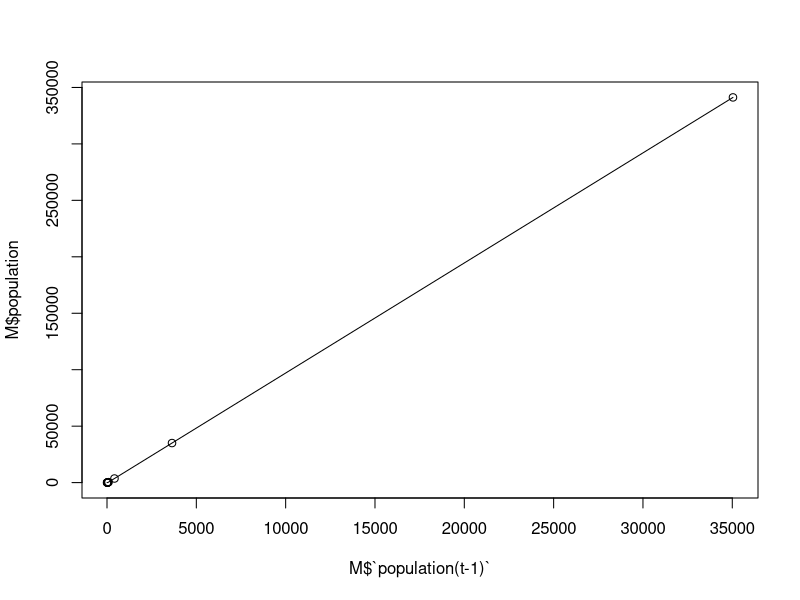
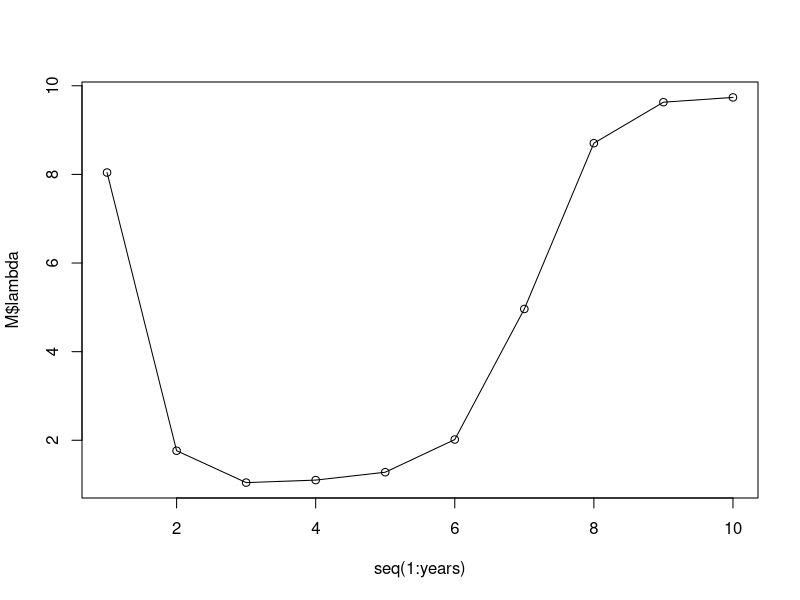
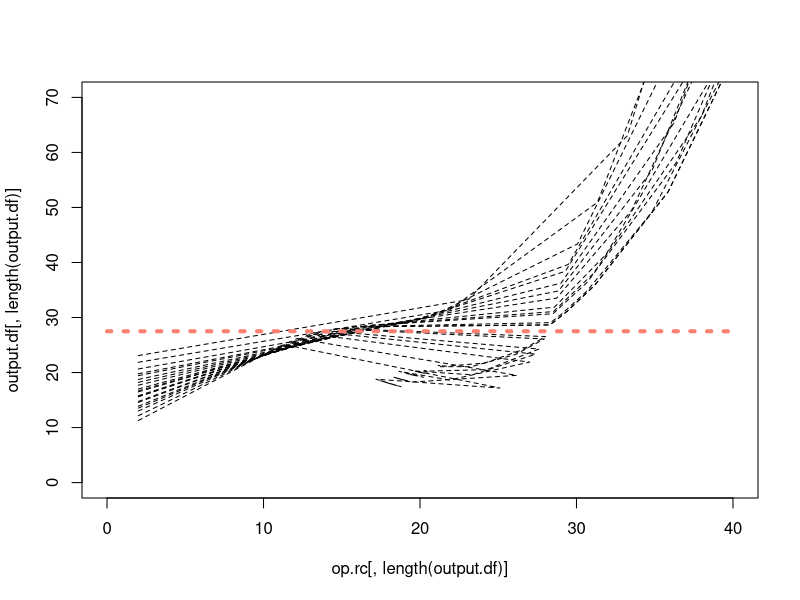
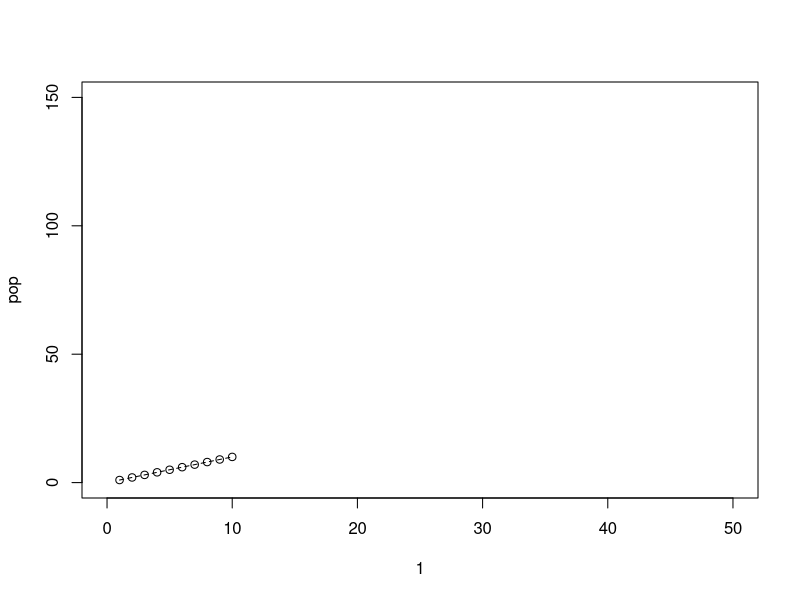
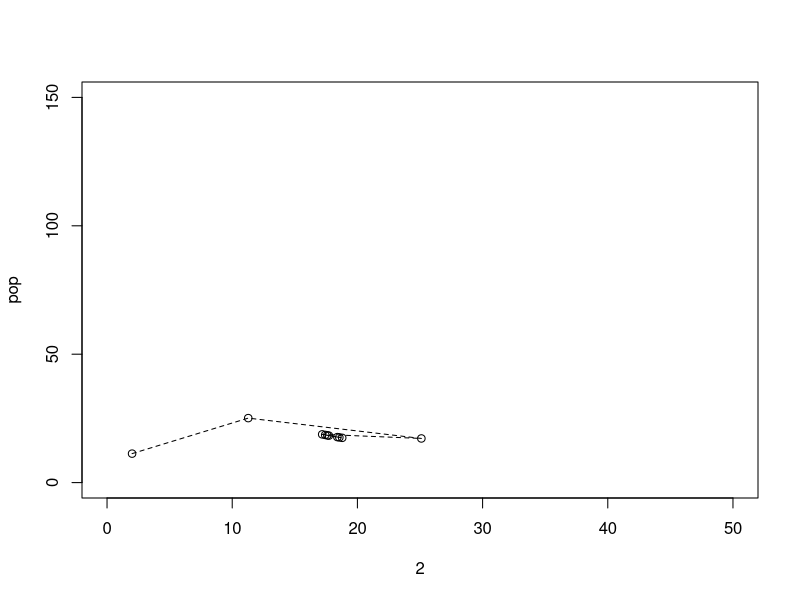
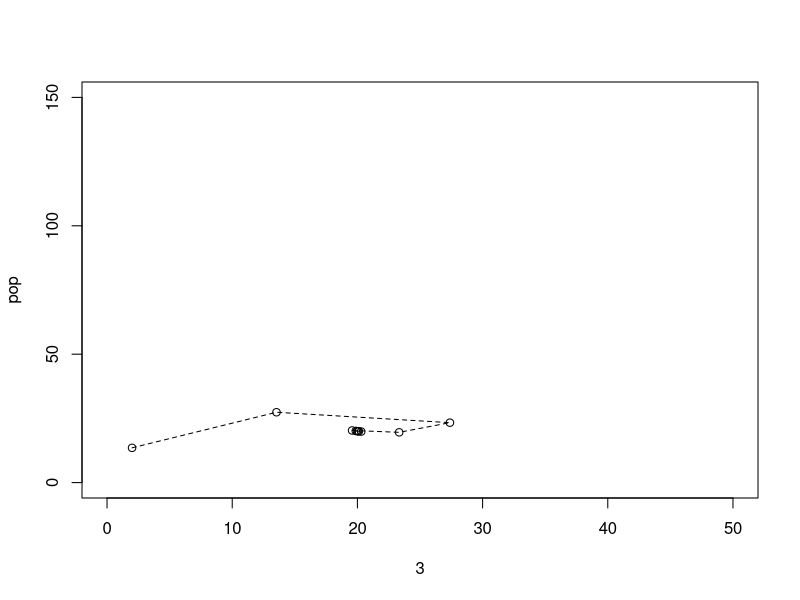
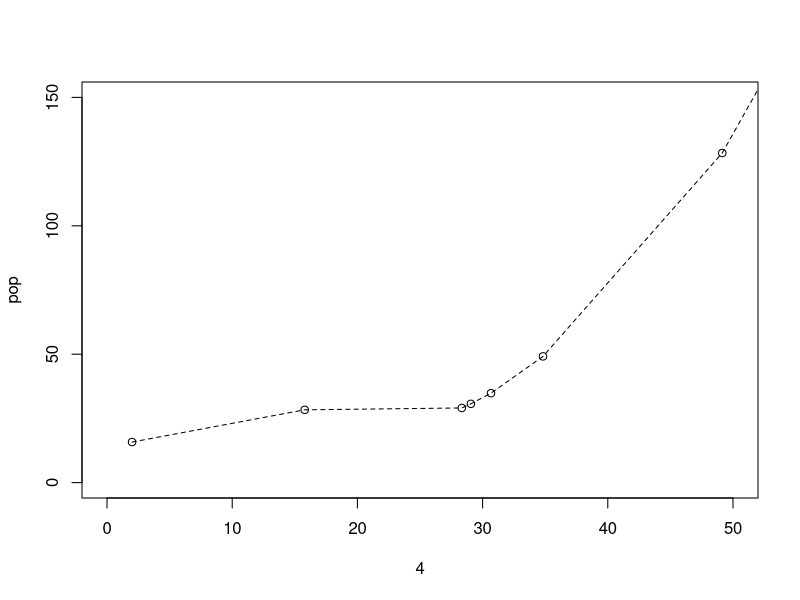
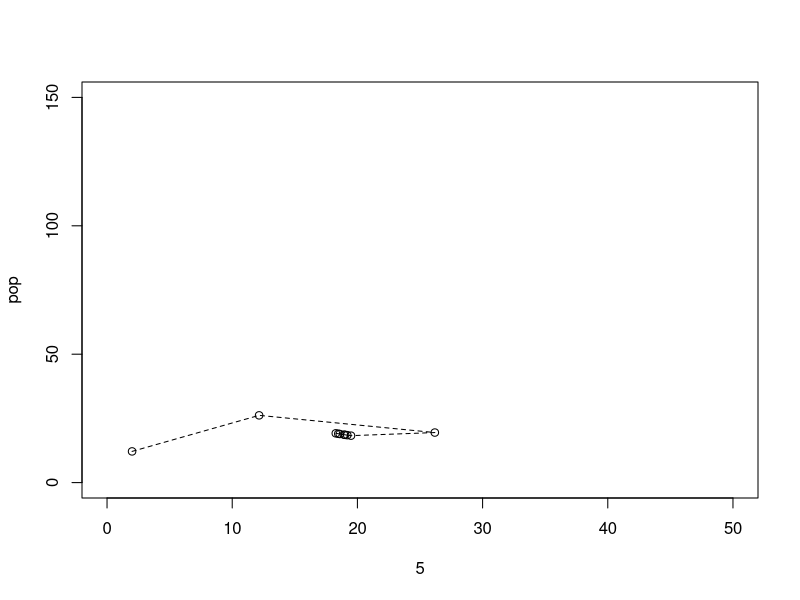

Source code (R) for these figures, in order: (Note: this script raises an error after producing the figures.)
#Try to make a simpilfied script to look at reqruitmentcurves for the different 'r' values
###############
##############
#################


####################

library(ggplot2)


#Model function
#MODEL:
# N(t+1) = Nt * r (r = sexratio * survival * fecundity)



years=10 #set number of years (same as in function)

sawfly.model<-function(Btrees=0.5,
                       SlarvaeC=0.6,
                       years=10,
                       DC=0.05,
                       FecundityC=79,
                       biasB=0.5){
  N<-2 #Initial population density (cocoons per m2)
  #SlarvaeB<-0.42 #Survival of larvae on browsed trees
  Ctrees<-(1-Btrees)
  sexratio<-0.50 #Survival of larvae on control trees
  Bfec<-0 #Proportion of sawflies that fed on browsed trees as larvae in previous generation - have fecundity from browsed trees
  Cfec<-1
  biasC<-(1-biasB)
  FecundityB<-FecundityC*1.09 #Fecundity of females reared on browsed trees (9% higher than controls), 15% if we use clipped
  Sbackground<-0.5 #Adult survival 
  Seggs<-0.9 #Egg survival
  SlarvaeB=SlarvaeC*0.8 #Surival of larvae on browsed trees
  #Try with SlarvaeB = rnorm(1, mean, sd) [and same for fecundity values etc.]
  
  #Make population value and lamda value matrices
  population<-numeric(years)#Nt+1 matrix
  pop<-numeric(years)#Nt matrix
  lambda<-numeric(years) #Lambda matrix (Lambda=Nt+1/Nt)
  ingestion<-numeric(years)
  
  
  for(j in 1:years){
    pop[j]<-N #number of pupae at time t
    s.pupae<-1-(45*(N/(625+(N^2)))) #density dependent survival of pupae (based on Larsson et al 2000, Hanski 1987)
    N<-N*s.pupae #Basically number of adults at time t
    #N<-N*s.adult #adult survival (from Olofsson or other study?)
    #If we could incorporate female choice we should do it here
    
    N<-N*Sbackground #number of adults after effects of background survival (mortality of adults)
    
    #The female choice should go here I think
    #N is nb of adults after background survival
    #NF<-N*sexratio #Number of females
    #NFC<-NF*Cfec #Number of females with c-fecundity
    #NFB<-NF*Bfec #Number of females with b-fecundity
    #Not sure what these 3 lines above are for... 
    
    
    
    
    #Old way (w/o the choice module):
    NB.eggs<-N*Bfec*FecundityB*sexratio #Number of eggs laid by females with FecundityB
    NC.eggs<-N*Cfec*FecundityC*sexratio #Number of eggs laid by females with FecundityC
    N.eggs<-NB.eggs+NC.eggs #number of eggs
    NB<-N.eggs*Btrees #Number of eggs on browsed trees
    NC<-N.eggs*Ctrees #Number of eggs on control trees
    
    #trial with density dependent DC (egg ingestion)
    
    #if we exchange alfo for DC we can explore similar to before different levels of max DC but with the d-d function
    #alfo<-0.2 #Maximum value of e.ingest (0.2 is 20%)
    #beto<-50
    #e.ingest=(DC*NB^2)/(beto^2+NB^2)
    
    #NB<-NB - e.ingest*NB
    
    NB<-NB - DC*NB #Number of eggs on browsed trees after direct consumptive effects
    
    
    NC<-NC #No DC effects on control trees
    
    NB.larvae<-NB*Seggs #other survival effects on eggs (independent of browsing) --> nb of larvae
    NC.larvae<-NC*Seggs #other survival effects on eggs (independent of browsing) --> nb of larvae
    
    NB<-NB.larvae*SlarvaeB #survivl of larvae on browsed trees -> nb of cocoons produced from browsed trees
    NC<-NC.larvae*SlarvaeC #survival of larvae on control trees -> nb of cocoons produced from control trees
    
    
    N<-NB+NC #Number of pupae at t+1 
    
    
    Bfec<-(NB)/N #the prop of individuals that have been reared on browsed trees 
    Cfec<-(NC)/N #the prop of individuals that have been reared on control trees 
    #Prop of induced trees (random), this can be varied to only be within a certain range or have a set value
    #Btrees<-runif(1,0,1) #Prop of trees getting browsed during winter, could be random or fixed 
    #Ctrees<-(1-Btrees)
    population[j]<-N
    lambda[j]<-(population[j]/pop[j])
    #ingestion[j]<-e.ingest
  }
  output<-list("params" = c("Btrees"=Btrees,"DC"=DC,"SlarvaeC"=SlarvaeC,"FecundityC"=FecundityC,"biasB"=biasB),"population"=population,"population(t-1)"=pop,"lambda"=lambda,"ingestion"=ingestion)
  return(output)
}


M<-sawfly.model()
M
#Plot reqruitment curves
plot(M$`population(t-1)`,M$population)
lines(M$`population(t-1)`,M$population)

#Plot lambda over the years 
plot(seq(1:years),M$lambda)
lines(seq(1:years),M$lambda)


Btrees <- seq (from=0.5, to=0.5, by=0.1)
DC <- seq(from=0, to=0, by=0.05)
SlarvaeC<-seq(from=0.5,to=0.70,by=0.1)
FecundityC<-seq(from=65, to=95, by=5)
biasB<-seq(from=0.5,to=0.5,by=0.25)



#difference between control and browsed survival from our experiment:
#10 "procentenheter". (47% vs 37%)
#What happens if we use the 'effect size' in the model SlarvaeB is 10% lower than SlarveC


# make a data.frame with every combination of those parameters
param.args <- expand.grid(Btrees = Btrees, DC=DC, SlarvaeC=SlarvaeC, FecundityC=FecundityC,biasB=biasB)


# using apply, iterate across every row and pass the row values as the arguments to the tmii.func
output.list <- apply(param.args,1,function(params)sawfly.model(Btrees=params[1],DC=params[2],SlarvaeC=params[3],FecundityC=params[4],biasB=params[5]))

param.args$run <- paste0("run_", seq_along(param.args[,1])) 
#output.df <-data.frame((matrix(ncol = length(output.list), nrow = years)))

output.df <- data.frame("Step"=seq(from=1, to=years, by=1))
for (i in 1:length(output.list)){
  output.df[i+1] <- output.list[[i]]$population
  colnames(output.df)[i+1] <- paste0("run_",i)
}


###Create an output with population at t - 1. 

op.rc<-data.frame("Step"=seq(from=1,to=years,by=1))
for(i in 1:length(output.list)){
  op.rc[i+1]<-output.list[[i]]$`population(t-1)`
  colnames(op.rc)[i+1]<-paste0("run_",i)
}

#Combine t and t -1 outputs (to be able to plot it in ggplot):

#New try
newP<- reshape2::melt (output.df, id="Step")
newR<-reshape2::melt (op.rc, id="Step")

new.out<-data.frame(newP,newR)
new.out

###Create an output with lambda

op.lambda<-data.frame("Step"=seq(from=1,to=years,by=1))
for(i in 1:length(output.list)){
  op.lambda[i+1]<-output.list[[i]]$lambda
  colnames(op.lambda)[i+1]<-paste0("run_",i)
}


length(output.df)
#Make a loop to plot all reqruitment curves (?)
plot(op.rc[,length(output.df)],output.df[,length(output.df)],type="n",ylim=c(0,70),xlim=c(0,40))

for(i in 2:length(output.df)){
  lines(op.rc[,i],output.df[,i],lty=2)
}
lines(0:40,rep(27.5,41),lty=3,col="salmon",lwd=4)

for(i in 1:length(output.df)){
  plot(op.rc[,i],output.df[,i],ylim=c(0,150),xlim=c(0,50),xlab=i,ylab="pop")
  lines(op.rc[,i],output.df[,i],lty=2)
}



plot(op.rc$run_40,output.df$run_40)
lines(op.rc$run_40,output.df$run_40,lty=2)
lines(op.rc$run_40,op.rc$run_40) #Equilibrium line (i.e. Nt+1 = Nt)
#Now - output.df gives us the population and op.rc the population at t - 1. 

#Tag values > 200 in the output df
#output.df$value<-ifelse(output.df$run_1>200,"Yes","No")
#But it only needs to be one value in the run. 
#Should rather be added to a df or list of the parameter combinations 


plot.df <- reshape2::melt (output.df, id="Step")

plot.df$threshold <- 0
plot.df$threshold[plot.df$value >= 200] <- 1

param.args$threshold <-  (table (plot.df$variable, plot.df$threshold)[,2])
#if there are no values in column 2 this does not work 
param.args$threshold[param.args$threshold > 0] <- 1


ggplot2::ggplot (plot.df, aes(Step, value,fill=variable))+
  geom_line(alpha=0.2)+
  coord_cartesian(ylim=c(0,500))+
  geom_hline(yintercept=200,linetype=2,colour="lightblue",size=1.2)+
  theme_minimal()+
  theme(panel.grid.major = element_blank(), panel.grid.minor = element_blank())


plot.2<-reshape2::melt(op.rc,id="Step")

ggplot2::ggplot (plot.2, aes(Step, value,fill=variable))+
  geom_line(alpha=0.2)+
  coord_cartesian(ylim=c(0,500))+
  geom_hline(yintercept=200,linetype=2,colour="lightblue",size=1.2)+
  theme_minimal()+
  theme(panel.grid.major = element_blank(), panel.grid.minor = element_blank())

#Make lambda plots like this! 
#Here it is:
plot.L<-reshape2::melt(op.lambda,id="Step")

ggplot2::ggplot (plot.L, aes(Step, value,fill=variable))+
  geom_line(alpha=0.2)+
  theme_minimal()+
  theme(panel.grid.major = element_blank(), panel.grid.minor = element_blank())

#Data frame new.out for plot:
#Use new.out:
new.out 

#Try to add a tag to ones that 'circulates'/stabilises around 27 and have them in a diff colour
ggplot2::ggplot (new.out, aes(value.1, value,fill=variable))+
  geom_point(alpha=0.2)+
  geom_line(alpha=0.2)+
  coord_cartesian(ylim=c(10,35),xlim=c(0,40))+
  theme_minimal()+
  theme(panel.grid.major = element_blank(), panel.grid.minor = element_blank(),legend.position = "none")

#coord_cartesian(ylim=c(0,500))+
#geom_hline(yintercept=200,linetype=2,colour="lightblue",size=1.2)+



